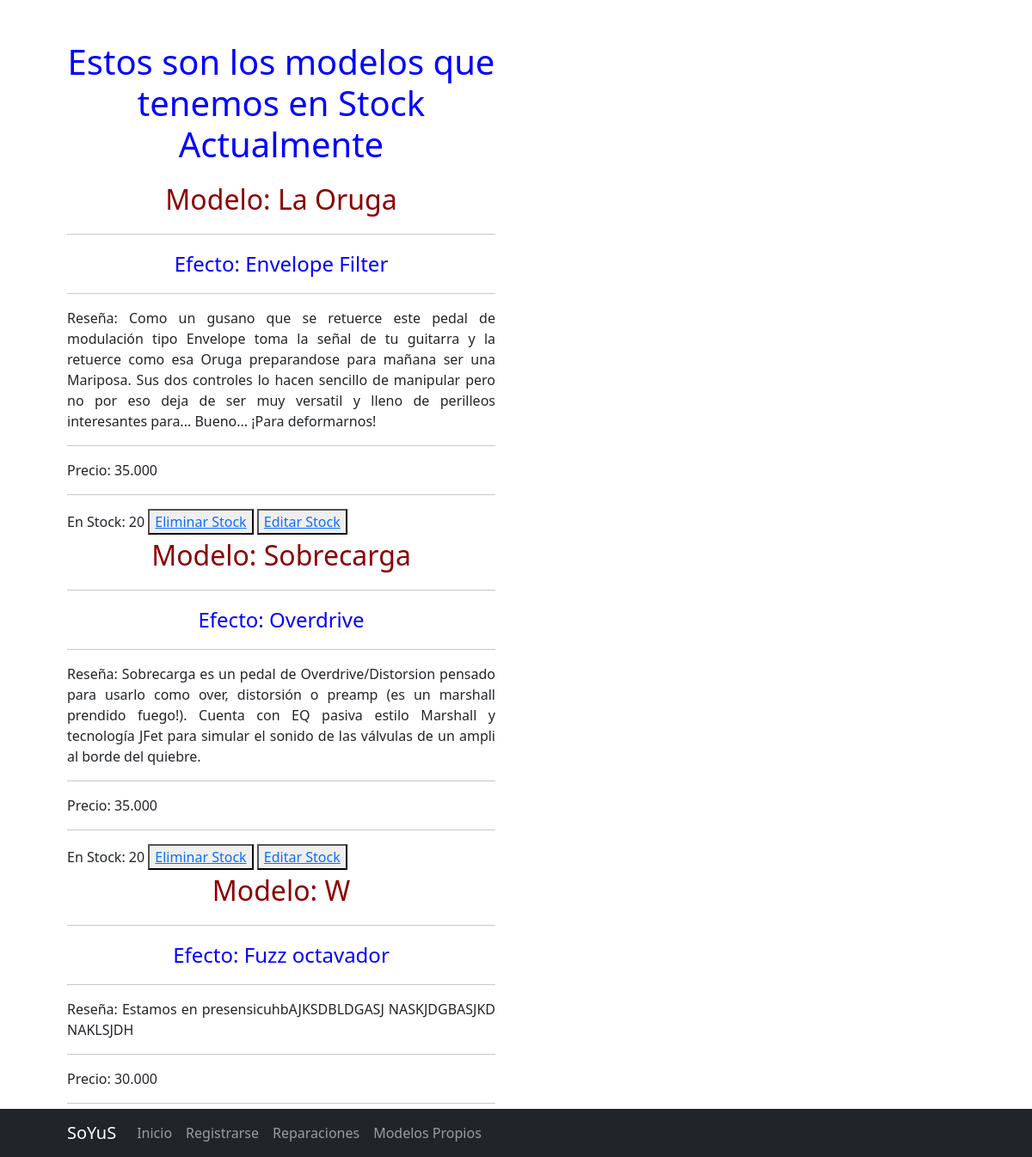
The app's page /App1/leer_stockpropio/ with its own data.
### App1/models.py (models this page shows, shortened)
class StockPropio(models.Model):
    modelo = models.CharField(max_length=50)
    efecto = models.CharField(max_length=50)
    unidades = models.CharField(max_length=20)
    descripcion = models.TextField()
    precio = models.CharField(max_length=20)

### App1/views.py (the view)
# urls.py: path("leer_stockpropio/", leer_stockpropio, name="StockPropio"),
def leer_stockpropio(request):
    pedal = StockPropio.objects.all()
    contexto = {"modelopropio": pedal}
    return render (request,"App1/pedalespropios.html", contexto)

### App1/templates/App1/pedalespropios.html
{% extends "App1/padre.html" %}
{% load static %}
{% block titulo %}
<p style="text-align: center;"> Estos son los modelos que tenemos en Stock Actualmente
{% endblock %}
{%block texto%}
{% for pedal in modelopropio %}
<p style="color:darkred; text-align: center; font-size:200%"> Modelo: {{pedal.modelo}}
                                <hr>
                               <p style="color: blue; text-align: center; font-size:150%; "> Efecto:  {{pedal.efecto}}
                                <hr>
                               <p style="text-align: justify;" strong> Reseña: {{pedal.descripcion}}
                                <hr>
                                Precio: {{pedal.precio}}
                                <hr>
                                En Stock: {{pedal.unidades}}
                        <button>
                            <a href="{% url 'Eliminar_stockpropio' pedal.modelo %}"> Eliminar Stock</a>
                        </button>
                        <button>
                            <a href="{% url 'Editar_stockpropio' pedal.modelo %}"> Editar Stock</a>
                        </button>
{% endfor %}
{% endblock %}

### App1/templates/App1/padre.html (shortened to what this page needs)
<!DOCTYPE html>
<html lang="en">
    <head>
        {% load static %}
        <link href="{% static 'App1/css/styles.css' %}" rel="stylesheet" />
    </head>
    <body>
        <nav class="navbar navbar-expand-lg navbar-dark bg-dark fixed-bottom">
            <div class="container px-4 px-lg-5">
                <a class="navbar-brand" href="https://www.instagram.com/soyus_ar/">SoYuS</a>
                <div class="collapse navbar-collapse" id="navbarResponsive">
                    <ul class="navbar-nav ml-auto">
                        <li class="nav-item active"><a class="nav-link" href="{% url 'Inicio' %}">Inicio</a></li>
                        <li class="nav-item"><a class="nav-link" href="{% url 'FormularioCliente' %}">Registrarse</a></li>
                        <li class="nav-item"><a class="nav-link" href="{% url 'FormularioReparacion' %}">Reparaciones</a></li>
                        <li class="nav-item"><a class="nav-link" href="{% url 'StockPropio' %}">Modelos Propios</a></li>
                    </ul>
                </div>
            </div>
        </nav>
        <section>
            <div class="container px-4 px-lg-5">
                <div class="row gx-4 gx-lg-5">
                    <div class="col-lg-6">
                        <h1 class="mt-5" style=color:blue>
                            {% block titulo %}
                            {% endblock %}
                        </h1>
                        <p style="color: darkblue;">
                            {% block texto%}
                            {% endblock %}
                                                    </p>
                    </div>
                </div>
            </div>
        </section>
    </body>
</html>

### records on screen
StockPropio: modelo "La Oruga", efecto "Envelope Filter", descripcion "Como un gusano que se retuerce este pedal de modulación tipo Envelope toma la señal de tu guitarra y la retuerce como esa Oruga preparandose para mañana ser una Mariposa. Sus dos controles lo hacen sencillo de manipular pero no por eso deja de ser muy versatil y lleno de perilleos interesantes para... Bueno... ¡Para deformarnos!", precio "35.000", unidades "20"
StockPropio: modelo "Sobrecarga", efecto "Overdrive", descripcion "Sobrecarga es un pedal de Overdrive/Distorsion pensado para usarlo como over, distorsión o preamp (es un marshall prendido fuego!). Cuenta con EQ pasiva estilo Marshall y tecnología JFet para simular el sonido de las válvulas de un ampli al borde del quiebre.", precio "35.000", unidades "20"
StockPropio: modelo "W", efecto "Fuzz octavador", descripcion "Estamos en presensicuhbAJKSDBLDGASJ NASKJDGBASJKD NAKLSJDH", precio "30.000"
